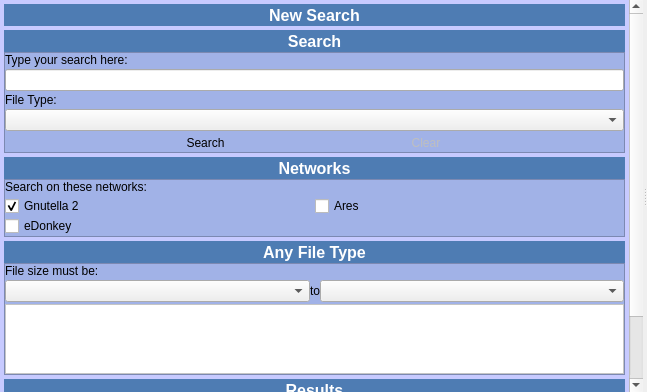
<?xml version="1.0" encoding="UTF-8"?>
<ui version="4.0">
 <class>WidgetSearch</class>
 <widget class="QWidget" name="WidgetSearch">
  <property name="geometry">
   <rect>
    <x>0</x>
    <y>0</y>
    <width>647</width>
    <height>392</height>
   </rect>
  </property>
  <property name="windowTitle">
   <string>Form</string>
  </property>
  <layout class="QVBoxLayout" name="verticalLayout">
   <property name="spacing">
    <number>0</number>
   </property>
   <property name="margin">
    <number>0</number>
   </property>
   <item>
    <widget class="QSplitter" name="splitterSearch">
     <property name="contextMenuPolicy">
      <enum>Qt::CustomContextMenu</enum>
     </property>
     <property name="orientation">
      <enum>Qt::Horizontal</enum>
     </property>
     <widget class="QFrame" name="frameSearchSidebar">
      <property name="frameShape">
       <enum>QFrame::NoFrame</enum>
      </property>
      <property name="frameShadow">
       <enum>QFrame::Raised</enum>
      </property>
      <layout class="QGridLayout" name="gridLayout_20">
       <property name="margin">
        <number>0</number>
       </property>
       <property name="spacing">
        <number>0</number>
       </property>
       <item row="0" column="0">
        <widget class="QScrollArea" name="scrollAreaSearchSidebar">
         <property name="styleSheet">
          <string notr="true">QFrame {
	 background-color: rgb(199, 202, 255);
}</string>
         </property>
         <property name="frameShape">
          <enum>QFrame::NoFrame</enum>
         </property>
         <property name="horizontalScrollBarPolicy">
          <enum>Qt::ScrollBarAsNeeded</enum>
         </property>
         <property name="widgetResizable">
          <bool>true</bool>
         </property>
         <widget class="QFrame" name="frameSearchSidebarContents">
          <property name="geometry">
           <rect>
            <x>0</x>
            <y>-103</y>
            <width>625</width>
            <height>495</height>
           </rect>
          </property>
          <layout class="QGridLayout" name="gridLayout_19">
           <property name="margin">
            <number>4</number>
           </property>
           <property name="spacing">
            <number>4</number>
           </property>
           <item row="0" column="0">
            <widget class="QToolButton" name="toolButtonNewSearch">
             <property name="sizePolicy">
              <sizepolicy hsizetype="MinimumExpanding" vsizetype="Fixed">
               <horstretch>0</horstretch>
               <verstretch>0</verstretch>
              </sizepolicy>
             </property>
             <property name="styleSheet">
              <string notr="true">QToolButton {
	background-color: rgb(78, 124, 179);
	color: rgb(255, 255, 255);
	border: none;
	font-size: 16px;
	font-weight: bold;
}

QToolButton:hover {
	background-color: rgb(56, 90, 129);
}</string>
             </property>
             <property name="text">
              <string>New Search</string>
             </property>
             <property name="icon">
              <iconset>
               <normaloff>:/Resource/Generic/NewSearch.png</normaloff>:/Resource/Generic/NewSearch.png</iconset>
             </property>
             <property name="iconSize">
              <size>
               <width>20</width>
               <height>20</height>
              </size>
             </property>
             <property name="toolButtonStyle">
              <enum>Qt::ToolButtonTextBesideIcon</enum>
             </property>
            </widget>
           </item>
           <item row="9" column="0">
            <layout class="QGridLayout" name="gridLayoutSearchResultsTask">
             <property name="spacing">
              <number>0</number>
             </property>
             <item row="0" column="0">
              <widget class="QToolButton" name="toolButtonSearchResultsTaskHeader">
               <property name="sizePolicy">
                <sizepolicy hsizetype="Expanding" vsizetype="Fixed">
                 <horstretch>0</horstretch>
                 <verstretch>0</verstretch>
                </sizepolicy>
               </property>
               <property name="styleSheet">
                <string notr="true">QToolButton {
	background-color: rgb(78, 124, 179);
	color: rgb(255, 255, 255);
	border: none;
	font-size: 16px;
	font-weight: bold;
}

QToolButton:hover {
	background-color: rgb(56, 90, 129);
}</string>
               </property>
               <property name="text">
                <string>Results</string>
               </property>
               <property name="icon">
                <iconset>
                 <normaloff>:/Resource/Network/BrowseStatistics.png</normaloff>:/Resource/Network/BrowseStatistics.png</iconset>
               </property>
               <property name="iconSize">
                <size>
                 <width>20</width>
                 <height>20</height>
                </size>
               </property>
               <property name="checkable">
                <bool>true</bool>
               </property>
               <property name="checked">
                <bool>true</bool>
               </property>
               <property name="toolButtonStyle">
                <enum>Qt::ToolButtonTextBesideIcon</enum>
               </property>
              </widget>
             </item>
             <item row="1" column="0">
              <widget class="QFrame" name="frameSearchResultsTask">
               <property name="styleSheet">
                <string notr="true">QFrame {
	background-color: rgb(161, 178, 231);
}</string>
               </property>
               <property name="frameShape">
                <enum>QFrame::StyledPanel</enum>
               </property>
               <property name="frameShadow">
                <enum>QFrame::Sunken</enum>
               </property>
               <layout class="QGridLayout" name="gridLayout_27">
                <property name="horizontalSpacing">
                 <number>0</number>
                </property>
                <property name="verticalSpacing">
                 <number>2</number>
                </property>
                <property name="margin">
                 <number>0</number>
                </property>
                <item row="1" column="0">
                 <widget class="QLabel" name="labelSearchResultsSearchingHeader">
                  <property name="font">
                   <font>
                    <pointsize>10</pointsize>
                    <weight>75</weight>
                    <bold>true</bold>
                   </font>
                  </property>
                  <property name="text">
                   <string>Searching:</string>
                  </property>
                 </widget>
                </item>
                <item row="3" column="0">
                 <widget class="QLabel" name="labelSearchResultsFoundHeader">
                  <property name="font">
                   <font>
                    <pointsize>10</pointsize>
                    <weight>75</weight>
                    <bold>true</bold>
                   </font>
                  </property>
                  <property name="text">
                   <string>Found:</string>
                  </property>
                 </widget>
                </item>
                <item row="2" column="0">
                 <widget class="QLabel" name="labelSearchResultsSearching">
                  <property name="text">
                   <string>Not Currently Searching</string>
                  </property>
                 </widget>
                </item>
                <item row="4" column="0">
                 <widget class="QLabel" name="labelSearchResultsFound">
                  <property name="text">
                   <string>No Files Found</string>
                  </property>
                 </widget>
                </item>
               </layout>
              </widget>
             </item>
            </layout>
           </item>
           <item row="6" column="0">
            <layout class="QGridLayout" name="gridLayoutSearchFiletypeTask">
             <property name="spacing">
              <number>0</number>
             </property>
             <item row="0" column="0">
              <widget class="QToolButton" name="toolButtonSearchFiletypeTaskHeader">
               <property name="sizePolicy">
                <sizepolicy hsizetype="Expanding" vsizetype="Fixed">
                 <horstretch>0</horstretch>
                 <verstretch>0</verstretch>
                </sizepolicy>
               </property>
               <property name="styleSheet">
                <string notr="true">QToolButton {
	background-color: rgb(78, 124, 179);
	color: rgb(255, 255, 255);
	border: none;
	font-size: 16px;
	font-weight: bold;
}

QToolButton:hover {
	background-color: rgb(56, 90, 129);
}</string>
               </property>
               <property name="text">
                <string>Any File Type</string>
               </property>
               <property name="icon">
                <iconset>
                 <normaloff>:/Resource/Generic/Search.png</normaloff>:/Resource/Generic/Search.png</iconset>
               </property>
               <property name="iconSize">
                <size>
                 <width>20</width>
                 <height>20</height>
                </size>
               </property>
               <property name="checkable">
                <bool>true</bool>
               </property>
               <property name="checked">
                <bool>true</bool>
               </property>
               <property name="toolButtonStyle">
                <enum>Qt::ToolButtonTextBesideIcon</enum>
               </property>
              </widget>
             </item>
             <item row="1" column="0">
              <widget class="QFrame" name="frameSearchFiletypeTask">
               <property name="styleSheet">
                <string notr="true">QFrame {
	background-color: rgb(161, 178, 231);
}</string>
               </property>
               <property name="frameShape">
                <enum>QFrame::StyledPanel</enum>
               </property>
               <property name="frameShadow">
                <enum>QFrame::Sunken</enum>
               </property>
               <layout class="QGridLayout" name="gridLayout_25">
                <property name="horizontalSpacing">
                 <number>0</number>
                </property>
                <property name="verticalSpacing">
                 <number>2</number>
                </property>
                <property name="margin">
                 <number>0</number>
                </property>
                <item row="4" column="0">
                 <layout class="QGridLayout" name="gridLayoutSearchSize">
                  <item row="0" column="0">
                   <widget class="QComboBox" name="comboBoxSearchSizeMin">
                    <property name="sizePolicy">
                     <sizepolicy hsizetype="Expanding" vsizetype="Fixed">
                      <horstretch>0</horstretch>
                      <verstretch>0</verstretch>
                     </sizepolicy>
                    </property>
                   </widget>
                  </item>
                  <item row="0" column="1">
                   <widget class="QLabel" name="labelSearchSizeTo">
                    <property name="text">
                     <string>to</string>
                    </property>
                   </widget>
                  </item>
                  <item row="0" column="2">
                   <widget class="QComboBox" name="comboBoxSearchSizeMax">
                    <property name="sizePolicy">
                     <sizepolicy hsizetype="Expanding" vsizetype="Fixed">
                      <horstretch>0</horstretch>
                      <verstretch>0</verstretch>
                     </sizepolicy>
                    </property>
                   </widget>
                  </item>
                 </layout>
                </item>
                <item row="2" column="0">
                 <widget class="QLabel" name="labelSearchSize">
                  <property name="text">
                   <string>File size must be:</string>
                  </property>
                 </widget>
                </item>
                <item row="5" column="0">
                 <widget class="QListView" name="listViewSearchFiletype">
                  <property name="styleSheet">
                   <string notr="true">QListView {
	background-color: rgb(255, 255, 255);
}</string>
                  </property>
                  <property name="alternatingRowColors">
                   <bool>true</bool>
                  </property>
                 </widget>
                </item>
               </layout>
              </widget>
             </item>
            </layout>
           </item>
           <item row="4" column="0">
            <layout class="QGridLayout" name="gridLayoutSearchNetworksTask">
             <property name="spacing">
              <number>0</number>
             </property>
             <item row="0" column="0">
              <widget class="QToolButton" name="toolButtonSearchNetworksTaskHeader">
               <property name="sizePolicy">
                <sizepolicy hsizetype="Expanding" vsizetype="Fixed">
                 <horstretch>0</horstretch>
                 <verstretch>0</verstretch>
                </sizepolicy>
               </property>
               <property name="styleSheet">
                <string notr="true">QToolButton {
	background-color: rgb(78, 124, 179);
	color: rgb(255, 255, 255);
	border: none;
	font-size: 16px;
	font-weight: bold;
}

QToolButton:hover {
	background-color: rgb(56, 90, 129);
}</string>
               </property>
               <property name="text">
                <string>Networks</string>
               </property>
               <property name="icon">
                <iconset>
                 <normaloff>:/Resource/Network/Network.png</normaloff>:/Resource/Network/Network.png</iconset>
               </property>
               <property name="iconSize">
                <size>
                 <width>20</width>
                 <height>20</height>
                </size>
               </property>
               <property name="checkable">
                <bool>true</bool>
               </property>
               <property name="checked">
                <bool>true</bool>
               </property>
               <property name="toolButtonStyle">
                <enum>Qt::ToolButtonTextBesideIcon</enum>
               </property>
              </widget>
             </item>
             <item row="1" column="0">
              <widget class="QFrame" name="frameSearchNetworksTask">
               <property name="styleSheet">
                <string notr="true">QFrame {
	background-color: rgb(161, 178, 231);
}</string>
               </property>
               <property name="frameShape">
                <enum>QFrame::StyledPanel</enum>
               </property>
               <property name="frameShadow">
                <enum>QFrame::Sunken</enum>
               </property>
               <layout class="QGridLayout" name="gridLayout_23">
                <property name="horizontalSpacing">
                 <number>0</number>
                </property>
                <property name="verticalSpacing">
                 <number>2</number>
                </property>
                <property name="margin">
                 <number>0</number>
                </property>
                <item row="1" column="0">
                 <widget class="QLabel" name="labelSearchNetworks">
                  <property name="text">
                   <string>Search on these networks:</string>
                  </property>
                 </widget>
                </item>
                <item row="2" column="0">
                 <layout class="QGridLayout" name="gridLayoutSearchNetworks">
                  <item row="0" column="0">
                   <widget class="QCheckBox" name="checkBoxSearchGnutella2">
                    <property name="text">
                     <string>Gnutella 2</string>
                    </property>
                    <property name="icon">
                     <iconset>
                      <normaloff>:/Resource/Networks/Gnutella2.png</normaloff>:/Resource/Networks/Gnutella2.png</iconset>
                    </property>
                    <property name="checked">
                     <bool>true</bool>
                    </property>
                   </widget>
                  </item>
                  <item row="0" column="1">
                   <widget class="QCheckBox" name="checkBoxSearchAres">
                    <property name="text">
                     <string>Ares</string>
                    </property>
                    <property name="icon">
                     <iconset>
                      <normaloff>:/Resource/Networks/Ares.png</normaloff>:/Resource/Networks/Ares.png</iconset>
                    </property>
                   </widget>
                  </item>
                  <item row="1" column="0">
                   <widget class="QCheckBox" name="checkBoxSearchEDonkey">
                    <property name="text">
                     <string>eDonkey</string>
                    </property>
                    <property name="icon">
                     <iconset>
                      <normaloff>:/Resource/Networks/EDonkey.png</normaloff>:/Resource/Networks/EDonkey.png</iconset>
                    </property>
                   </widget>
                  </item>
                 </layout>
                </item>
               </layout>
              </widget>
             </item>
            </layout>
           </item>
           <item row="1" column="0">
            <layout class="QGridLayout" name="gridLayoutSearchTask">
             <property name="spacing">
              <number>0</number>
             </property>
             <item row="0" column="0">
              <widget class="QToolButton" name="toolButtonSearchTaskHeader">
               <property name="sizePolicy">
                <sizepolicy hsizetype="Expanding" vsizetype="Fixed">
                 <horstretch>0</horstretch>
                 <verstretch>0</verstretch>
                </sizepolicy>
               </property>
               <property name="styleSheet">
                <string notr="true">QToolButton {
	background-color: rgb(78, 124, 179);
	color: rgb(255, 255, 255);
	border: none;
	font-size: 16px;
	font-weight: bold;
}

QToolButton:hover {
	background-color: rgb(56, 90, 129);
}</string>
               </property>
               <property name="text">
                <string>Search</string>
               </property>
               <property name="icon">
                <iconset>
                 <normaloff>:/Resource/Generic/Search.png</normaloff>:/Resource/Generic/Search.png</iconset>
               </property>
               <property name="iconSize">
                <size>
                 <width>20</width>
                 <height>20</height>
                </size>
               </property>
               <property name="checkable">
                <bool>true</bool>
               </property>
               <property name="checked">
                <bool>true</bool>
               </property>
               <property name="toolButtonStyle">
                <enum>Qt::ToolButtonTextBesideIcon</enum>
               </property>
              </widget>
             </item>
             <item row="1" column="0">
              <widget class="QFrame" name="frameSearchTask">
               <property name="maximumSize">
                <size>
                 <width>16777215</width>
                 <height>160</height>
                </size>
               </property>
               <property name="styleSheet">
                <string notr="true">QFrame {
	background-color: rgb(161, 178, 231);
}

QToolButton {
    border: 1px solid transparent;
    background-color: transparent;
}

 QToolButton:pressed {
     background-color: qlineargradient(x1: 0, y1: 0, x2: 0, y2: 1,
                                       stop: 0 #dadbde, stop: 1 #f6f7fa);
 }

QToolButton:checked {
     border: 1px solid rgb(78, 96, 255);
     background-color: qlineargradient(x1: 0, y1: 0, x2: 0, y2: 1,
                                       stop: 0 #dadbde, stop: 1 #f6f7fa);
}

 QToolButton:hover {
     border: 1px solid rgb(78, 96, 255);
     background-color: qlineargradient(x1: 0, y1: 0, x2: 0, y2: 1,
                                       stop: 0 #dadbde, stop: 1 #f6f7fa);
 }</string>
               </property>
               <property name="frameShape">
                <enum>QFrame::StyledPanel</enum>
               </property>
               <property name="frameShadow">
                <enum>QFrame::Sunken</enum>
               </property>
               <layout class="QGridLayout" name="gridLayout_21">
                <property name="horizontalSpacing">
                 <number>0</number>
                </property>
                <property name="verticalSpacing">
                 <number>2</number>
                </property>
                <property name="margin">
                 <number>0</number>
                </property>
                <item row="1" column="0" colspan="2">
                 <widget class="QLabel" name="labelSearch">
                  <property name="text">
                   <string>Type your search here:</string>
                  </property>
                 </widget>
                </item>
                <item row="2" column="0" colspan="2">
                 <widget class="QLineEdit" name="lineEditSearch"/>
                </item>
                <item row="3" column="0" colspan="2">
                 <widget class="QLabel" name="labelSearchFileType">
                  <property name="text">
                   <string>File Type:</string>
                  </property>
                 </widget>
                </item>
                <item row="4" column="0" colspan="2">
                 <widget class="QComboBox" name="comboBoxSearchFileType">
                  <property name="sizePolicy">
                   <sizepolicy hsizetype="Preferred" vsizetype="Fixed">
                    <horstretch>0</horstretch>
                    <verstretch>0</verstretch>
                   </sizepolicy>
                  </property>
                 </widget>
                </item>
                <item row="5" column="0" colspan="2">
                 <layout class="QGridLayout" name="gridLayoutSearchTaskButtons">
                  <item row="0" column="0">
                   <widget class="QToolButton" name="toolButtonSearch">
                    <property name="text">
                     <string>Search</string>
                    </property>
                    <property name="icon">
                     <iconset>
                      <normaloff>:/Resource/Generic/Search.png</normaloff>:/Resource/Generic/Search.png</iconset>
                    </property>
                    <property name="toolButtonStyle">
                     <enum>Qt::ToolButtonTextBesideIcon</enum>
                    </property>
                   </widget>
                  </item>
                  <item row="0" column="1">
                   <widget class="QToolButton" name="toolButtonSearchClear">
                    <property name="enabled">
                     <bool>false</bool>
                    </property>
                    <property name="text">
                     <string>Clear</string>
                    </property>
                    <property name="icon">
                     <iconset>
                      <normaloff>:/Resource/Generic/Cancel.png</normaloff>:/Resource/Generic/Cancel.png</iconset>
                    </property>
                    <property name="toolButtonStyle">
                     <enum>Qt::ToolButtonTextBesideIcon</enum>
                    </property>
                   </widget>
                  </item>
                 </layout>
                </item>
               </layout>
              </widget>
             </item>
            </layout>
           </item>
           <item row="10" column="0">
            <spacer name="verticalSpacerSearchSidebar">
             <property name="orientation">
              <enum>Qt::Vertical</enum>
             </property>
             <property name="sizeHint" stdset="0">
              <size>
               <width>20</width>
               <height>0</height>
              </size>
             </property>
            </spacer>
           </item>
          </layout>
         </widget>
        </widget>
       </item>
      </layout>
     </widget>
     <widget class="QFrame" name="frameSearchResults">
      <property name="frameShape">
       <enum>QFrame::NoFrame</enum>
      </property>
      <property name="frameShadow">
       <enum>QFrame::Raised</enum>
      </property>
      <layout class="QVBoxLayout" name="verticalLayoutSearchResults">
       <property name="spacing">
        <number>0</number>
       </property>
       <property name="margin">
        <number>0</number>
       </property>
      </layout>
     </widget>
    </widget>
   </item>
  </layout>
 </widget>
 <resources/>
 <connections>
  <connection>
   <sender>toolButtonSearchTaskHeader</sender>
   <signal>toggled(bool)</signal>
   <receiver>frameSearchTask</receiver>
   <slot>setVisible(bool)</slot>
   <hints>
    <hint type="sourcelabel">
     <x>60</x>
     <y>32</y>
    </hint>
    <hint type="destinationlabel">
     <x>60</x>
     <y>55</y>
    </hint>
   </hints>
  </connection>
  <connection>
   <sender>toolButtonSearchNetworksTaskHeader</sender>
   <signal>toggled(bool)</signal>
   <receiver>frameSearchNetworksTask</receiver>
   <slot>setVisible(bool)</slot>
   <hints>
    <hint type="sourcelabel">
     <x>159</x>
     <y>160</y>
    </hint>
    <hint type="destinationlabel">
     <x>160</x>
     <y>183</y>
    </hint>
   </hints>
  </connection>
  <connection>
   <sender>toolButtonSearchFiletypeTaskHeader</sender>
   <signal>toggled(bool)</signal>
   <receiver>frameSearchFiletypeTask</receiver>
   <slot>setVisible(bool)</slot>
   <hints>
    <hint type="sourcelabel">
     <x>235</x>
     <y>254</y>
    </hint>
    <hint type="destinationlabel">
     <x>235</x>
     <y>277</y>
    </hint>
   </hints>
  </connection>
  <connection>
   <sender>toolButtonSearchResultsTaskHeader</sender>
   <signal>toggled(bool)</signal>
   <receiver>frameSearchResultsTask</receiver>
   <slot>setVisible(bool)</slot>
   <hints>
    <hint type="sourcelabel">
     <x>245</x>
     <y>397</y>
    </hint>
    <hint type="destinationlabel">
     <x>245</x>
     <y>420</y>
    </hint>
   </hints>
  </connection>
  <connection>
   <sender>lineEditSearch</sender>
   <signal>returnPressed()</signal>
   <receiver>toolButtonSearch</receiver>
   <slot>click()</slot>
   <hints>
    <hint type="sourcelabel">
     <x>172</x>
     <y>82</y>
    </hint>
    <hint type="destinationlabel">
     <x>188</x>
     <y>137</y>
    </hint>
   </hints>
  </connection>
 </connections>
</ui>
